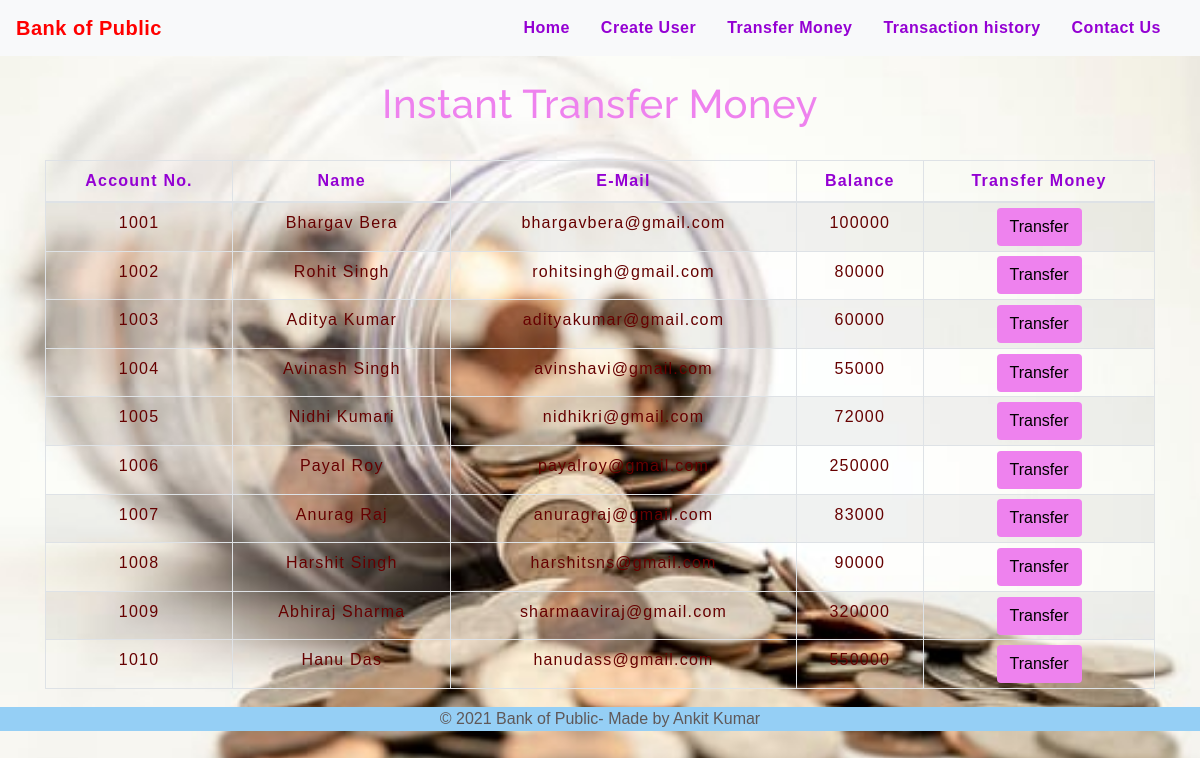
The app's page /transfermoney.php with its own data.
### tables this page shows
CREATE TABLE `users` (
  `id` int(3) NOT NULL,
  `name` text NOT NULL,
  `email` varchar(30) NOT NULL,
  `balance` int(8) NOT NULL
);

### transfermoney.php (the view, shortened to what this page needs)
<!DOCTYPE html>
<html lang="en">
<head>
    <link rel="stylesheet" href="https://maxcdn.bootstrapcdn.com/bootstrap/4.0.0/css/bootstrap.min.css">
    <link rel="stylesheet" type="text/css" href="css/table.css">
    <link rel="stylesheet" type="text/css" href="css/navbar.css">
</head>
<body class= "bg-cover" style="background: url(img/BG2.jpeg) ">
<?php
    include 'config.php';
    $sql = "SELECT * FROM users";
    $result = mysqli_query($conn,$sql);
?>
<?php
  include 'navbar.php';
?>
<div class="container">
        <h2 class="text-center pt-4" style="color : violet;">Instant Transfer Money</h2>
        <br>
            <div class="row">
                <div class="col">
                    <div class="table-responsive-sm">
                    <table class="table table-hover table-sm table-striped table-condensed table-bordered" style="border-color:violet;">
                        <thead style="color : #9400d3;">
                            <tr>
                            <th scope="col" class="text-center py-2">Account No.</th>
                            <th scope="col" class="text-center py-2">Name</th>
                            <th scope="col" class="text-center py-2">E-Mail</th>
                            <th scope="col" class="text-center py-2">Balance</th>
                            <th scope="col" class="text-center py-2">Transfer Money</th>
                            </tr>
                        </thead>
                        <tbody>
                <?php
                    while($rows=mysqli_fetch_assoc($result)){
                ?>
                    <tr style="color : #660000;">
                        <td class="py-2"><?php echo $rows['id'] ?></td>
                        <td class="py-2"><?php echo $rows['name']?></td>
                        <td class="py-2"><?php echo $rows['email']?></td>
                        <td class="py-2"><?php echo $rows['balance']?></td>
                        <td><a href="selecteduserdetail.php?id= <?php echo $rows['id'] ;?>"> <button type="button" class="btn" style="background-color : violet;">Transfer</button></a></td>
                    </tr>
                <?php
                    }
                ?>
                        </tbody>
                    </table>
                    </div>
                </div>
            </div>
         </div>
         <footer class="footer">
        <p> &copy 2021 Bank of Public- Made by Ankit Kumar</p>
      </footer>
</body>
</html>

### navbar.php (shortened to what this page needs)
<nav class="navbar navbar-expand-md navbar-light bg-light">
<a class="navbar-brand" href="index.php" style="color : #FF0000;"><b>Bank of Public</b></a>
<div class="collapse navbar-collapse" id="collapsibleNavbar">
      <ul class="navbar-nav ml-auto">
        <li class="nav-item">
          <a class="nav-link" href="index.php" style="color :#9400d3;"><b>Home</b></a>
        </li>
        <li class="nav-item">
          <a class="nav-link" href="createuser.php" style="color : #9400d3;"><b>Create User</b></a>
        </li>
        <li class="nav-item">
        <a class="nav-link" href="transfermoney.php" style="color : #9400d3;"><b>Transfer Money </b></a>
        </li>
        <li class="nav-item">
          <a class="nav-link" href="transactionhistory.php" style="color : #9400d3;"><b>Transaction history</b></a>
        </li>
        <li class="nav-item">
          <a class="nav-link" href="contactus.php" style="color : #9400d3;"><b>Contact Us</b></a>
        </li>
    </div>
 </nav>

### css/table.css (style rules this page uses)
* { padding: 0; margin: 0; box-sizing: border-box; font-family: sans-serif; }
h2 { font-size: 40px; }
table { letter-spacing: 1.2px; }
td { text-align: center; }
button { border:none; background: #39556e; transition: 1s; }

### css/navbar.css (style rules this page uses)
.nav-link { margin-right: 15px; color: #4C4B4B; letter-spacing: 0.5px; transition: 0.5s; }
.navbar-brand { color: #4c4b4c; letter-spacing: 0.5px; }
h2 { color: #4C4B4B; letter-spacing: 0.5px; font-family: raleway; }

### transfermoney.php (style rules this page uses)
button { transition: 1.5s; }
.footer { left: 0; bottom: 0; width: 100%; background-color: rgb(149, 207, 245); color: rgb(95, 88, 88); text-align: center; margin-top: 2px; }
.bg-cover { background-size: cover !important; }

### records on screen
users: id "1001", name "Bhargav Bera", email "bhargavbera@gmail.com", balance "100000"
users: id "1002", name "Rohit Singh", email "rohitsingh@gmail.com", balance "80000"
users: id "1003", name "Aditya Kumar", email "adityakumar@gmail.com", balance "60000"
users: id "1004", name "Avinash Singh", email "avinshavi@gmail.com", balance "55000"
users: id "1005", name "Nidhi Kumari", email "nidhikri@gmail.com", balance "72000"
users: id "1006", name "Payal Roy", email "payalroy@gmail.com", balance "250000"
users: id "1007", name "Anurag Raj", email "anuragraj@gmail.com", balance "83000"
users: id "1008", name "Harshit Singh", email "harshitsns@gmail.com", balance "90000"
users: id "1009", name "Abhiraj Sharma", email "sharmaaviraj@gmail.com", balance "320000"
users: id "1010", name "Hanu Das", email "hanudass@gmail.com", balance "550000"
